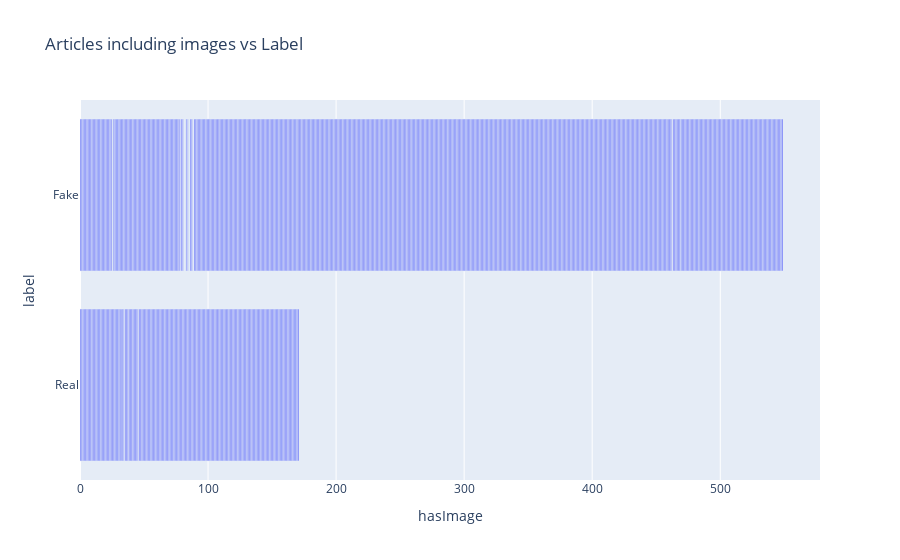

This figure's notebook cell:
### Markdown cell above
ARTICLES INCLUDING IMAGES VS LABEL

### Code cell
fig = px.bar(df, x='hasImage', y='label',title='Articles including images vs Label')
fig.show()

### Figure 1 — Plotly figure (JSON) as saved in the notebook; plotly's stock layout.template omitted (floating-point values rounded to 4 significant figures; data arrays with more than 128 entries replaced by an {"elided": "..."} marker saying what was removed)
{"data": [{"alignmentgroup": "True", "hovertemplate": "hasImage=%{x}<br>label=%{y}<extra></extra>", "legendgroup": "", "marker": {"color": "#636efa", "pattern": {"shape": ""}}, "name": "", "offsetgroup": "", "orientation": "h", "showlegend": false, "textposition": "auto", "x": {"elided": "937 int values"}, "xaxis": "x", "y": {"elided": "937 str values"}, "yaxis": "y", "type": "bar"}], "layout": {"xaxis": {"anchor": "y", "domain": [0, 1], "title": {"text": "hasImage"}}, "yaxis": {"anchor": "x", "domain": [0, 1], "title": {"text": "label"}}, "legend": {"tracegroupgap": 0}, "title": {"text": "Articles including images vs Label"}, "barmode": "relative"}}
